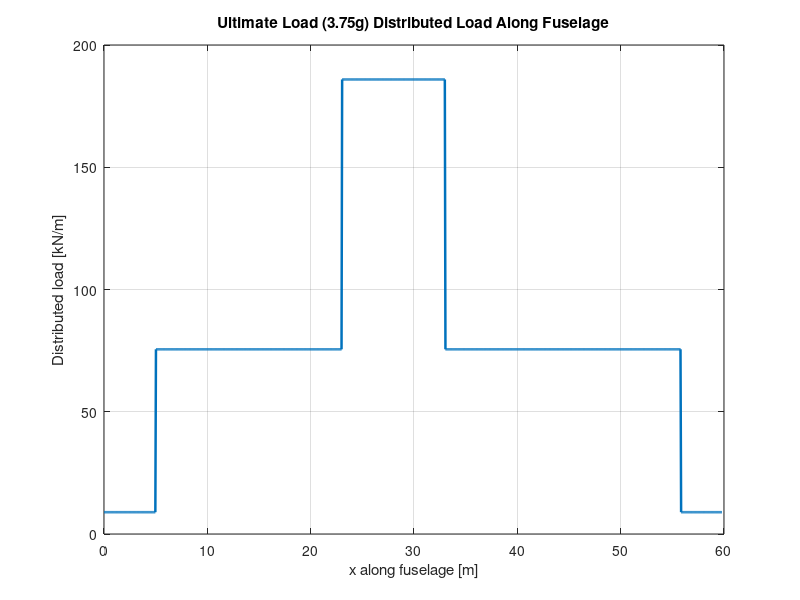
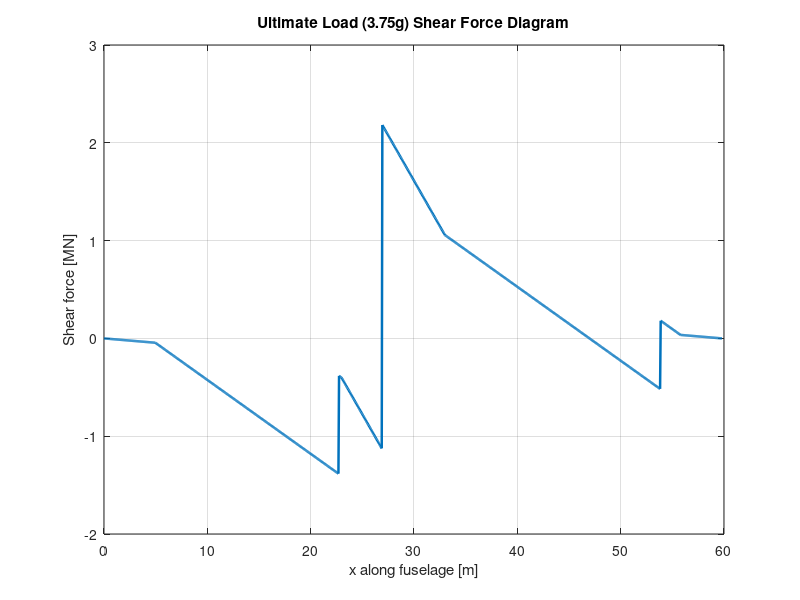
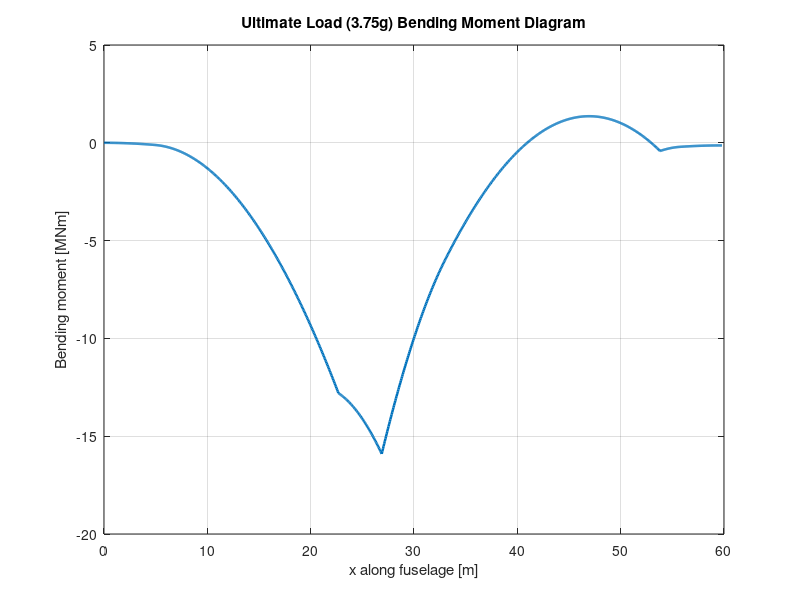
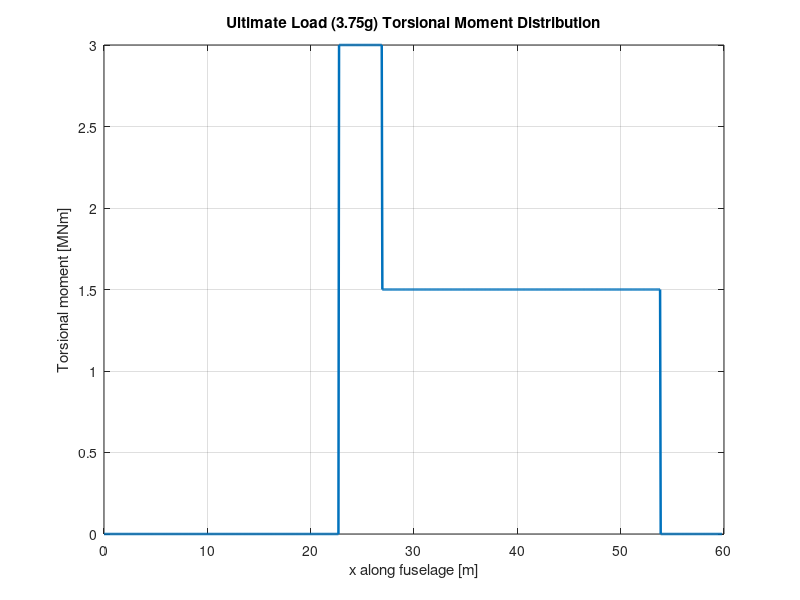

MATLAB code to generate these figures, in order:
%% CLASS II.5 FUSELAGE MODEL - ULTIMATE LOAD CASE
% TBW Configuration A
% First physics-based fuselage beam + skin sizing model

clear; clc; close all;

%% ---------------- GEOMETRY ----------------
Lf = 59.8;              % fuselage length [m]
D  = 5.57;              % fuselage diameter [m]
r  = D/2;               % fuselage radius [m]
Sf = pi * D * Lf;       % fuselage wetted area [m^2]

%% ---------------- MASSES ----------------
m_fus = 14508.29;       % fuselage mass from Class II [kg]
m_payload = 92000;      % payload per aircraft [kg]

%% ---------------- CONSTANTS ----------------
g = 9.81;               % gravity [m/s^2]
n_limit = 2.5;          % limit load factor
SF_ult  = 1.5;          % ultimate safety factor
n = n_limit * SF_ult;   % ultimate load factor = 3.75

%% ---------------- POSITIONS ----------------
% Cargo region
x_cargo_start = 5.0;    % [m]
x_cargo_end   = 55.8;   % [m]
L_cargo       = x_cargo_end - x_cargo_start;

% Main load points (first assumptions)
x_wing  = 0.45 * Lf;    % wing box location [m]
x_truss = 0.38 * Lf;    % TBW truss location [m]
x_tail  = 0.90 * Lf;    % tail load location [m]

%% ---------------- DISCRETISATION ----------------
Nx = 1000;
x = linspace(0, Lf, Nx);
dx = x(2) - x(1);

%% ---------------- AUXILIARY FUEL LOAD REPRESENTATION ----------------
% Auxiliary fuel represented as a distributed underfloor load
% Tank region provided by Mass & Stability team

x_atank_start = 23.0;                 % [m]
x_atank_end   = 33.0;                 % [m]
L_atank       = x_atank_end - x_atank_start;      % [m]
x_atank_centre = 0.5 * (x_atank_start + x_atank_end);

m_fuel_aux = 30000;                   % [kg] auxiliary fuel mass
rho_fuel = 800;                       % [kg/m^3] Jet-A1
V_fuel_aux = m_fuel_aux / rho_fuel;   % [m^3]

A_atank_use = V_fuel_aux / L_atank;   % [m^2] equivalent required area
m_tank_integration = 800;    % [kg] structural allowance for auxiliary tank system

%% ---------------- DISTRIBUTED LOADS ----------------
% Fuselage self-weight distributed over entire fuselage
w_fus = (m_fus * g * n) / Lf;      % [N/m]

% Payload distributed only over cargo region
payload_per_m = (m_payload * g * n) / L_cargo;   % [N/m]

w_pay = zeros(size(x));
w_pay(x >= x_cargo_start & x <= x_cargo_end) = payload_per_m;

% Auxiliary fuel distributed over auxiliary tank region
aux_fuel_per_m = (m_fuel_aux * g * n) / L_atank;   % [N/m]

w_afuel = zeros(size(x));
w_afuel(x >= x_atank_start & x <= x_atank_end) = aux_fuel_per_m;

% Total distributed load (downward)
w_total = w_fus + w_pay + w_afuel;   % [N/m]

%% ---------------- TOTAL DOWNWARD LOAD ----------------
W_total = trapz(x, w_total);       % [N]

% Resultant location of distributed load
x_resultant = trapz(x, w_total .* x) / W_total;   % [m]

%% ---------------- POINT LOADS ----------------
% First-pass assumption: truss carries 20% of total downward load
F_truss = 0.20 * W_total;    % upward [N]

% Solve for F_wing and F_tail using:
% 1) Sum of vertical forces = 0
% 2) Sum of moments about nose = 0
%
% F_wing + F_tail + F_truss = W_total
% F_wing*x_wing + F_tail*x_tail + F_truss*x_truss = W_total*x_resultant

A = [1 1;
     x_wing x_tail];

b = [W_total - F_truss;
     W_total * x_resultant - F_truss * x_truss];

sol = A \ b;

F_wing = sol(1);   % [N]
F_tail = sol(2);   % [N]

%% ---------------- SHEAR FORCE ----------------
V = zeros(size(x));

for i = 2:length(x)
    % distributed load contribution (downward)
    V(i) = V(i-1) - w_total(i) * dx;

    % add point loads when crossing locations
    if x(i-1) < x_truss && x(i) >= x_truss
        V(i) = V(i) + F_truss;
    end

    if x(i-1) < x_wing && x(i) >= x_wing
        V(i) = V(i) + F_wing;
    end

    if x(i-1) < x_tail && x(i) >= x_tail
        V(i) = V(i) + F_tail;
    end
end

%% ---------------- BENDING MOMENT ----------------
M = zeros(size(x));

for i = 2:length(x)
    M(i) = M(i-1) + V(i) * dx;
end
%% ---------------- TORSION LOAD CASE ----------------
% Simple first-pass torsion case representing asymmetric wing/truss loading

T = zeros(size(x));

T_applied = 3.0e6;    % [Nm] first-pass torsional moment

for i = 1:length(x)
    if x(i) >= x_truss && x(i) <= x_wing
        T(i) = T_applied;
    elseif x(i) > x_wing && x(i) <= x_tail
        T(i) = 0.5 * T_applied;
    else
        T(i) = 0;
    end
end

[Tmax, idxT] = max(abs(T));
x_Tmax = x(idxT);
%% ---------------- CHECKS ----------------
sumF = F_wing + F_tail + F_truss - W_total;
sumM = F_wing*x_wing + F_tail*x_tail + F_truss*x_truss - W_total*x_resultant;

%% ---------------- RESULTS ----------------
[Vmax, idxV] = max(abs(V));
[Mmax, idxM] = max(abs(M));

x_Vmax = x(idxV);
x_Mmax = x(idxM);

fprintf('\n--- Ultimate Load Fuselage Beam Model (3.75g) ---\n');
fprintf('Fuselage length              = %.2f m\n', Lf);
fprintf('Fuselage diameter            = %.2f m\n', D);
fprintf('Fuselage mass                = %.2f kg\n', m_fus);
fprintf('Payload mass                 = %.2f kg\n', m_payload);
fprintf('Total downward load          = %.2f MN\n', W_total/1e6);
fprintf('Distributed load resultant   = %.2f m\n', x_resultant);
fprintf('Wing reaction                = %.2f MN\n', F_wing/1e6);
fprintf('Truss reaction               = %.2f MN\n', F_truss/1e6);
fprintf('Tail load                    = %.2f MN\n', F_tail/1e6);
fprintf('Maximum shear force          = %.2f MN at x = %.2f m\n', Vmax/1e6, x_Vmax);
fprintf('Maximum bending moment       = %.2f MNm at x = %.2f m\n', Mmax/1e6, x_Mmax);
fprintf('Maximum torsional moment     = %.2f MNm at x = %.2f m\n', Tmax/1e6, x_Tmax);
fprintf('Force balance check          = %.6f N\n', sumF);
fprintf('Moment balance check         = %.6f Nm\n', sumM);
fprintf('Shear at end                 = %.6f N\n', V(end));
fprintf('Moment at end                = %.6f Nm\n', M(end));

%% ---------------- PLOTS ----------------
figure;
plot(x, w_total/1e3, 'LineWidth', 1.8);
grid on;
xlabel('x along fuselage [m]');
ylabel('Distributed load [kN/m]');
title('Ultimate Load (3.75g) Distributed Load Along Fuselage');

figure;
plot(x, V/1e6, 'LineWidth', 1.8);
grid on;
xlabel('x along fuselage [m]');
ylabel('Shear force [MN]');
title('Ultimate Load (3.75g) Shear Force Diagram');

figure;
plot(x, M/1e6, 'LineWidth', 1.8);
grid on;
xlabel('x along fuselage [m]');
ylabel('Bending moment [MNm]');
title('Ultimate Load (3.75g) Bending Moment Diagram');

figure;
plot(x, T/1e6, 'LineWidth', 1.8);
grid on;
xlabel('x along fuselage [m]');
ylabel('Torsional moment [MNm]');
title('Ultimate Load (3.75g) Torsional Moment Distribution');

%% ---------------- STRESS, THICKNESS & PRESSURISATION ----------------
% More conservative structural assumptions
K_d = 1.12;                    % damage factor
sigma_allow_base = 100e6;      % base allowable stress [Pa]
sigma_allow = sigma_allow_base / K_d;   % effective allowable stress [Pa]
delta_p = 70e3;                % cabin pressure difference [Pa]

% Bending thickness distribution
M_abs = abs(M);
t_bending = M_abs ./ (pi * r^2 * sigma_allow);

% Pressurisation thickness (constant along fuselage)
t_press = (delta_p * r) / sigma_allow;
t_press_dist = t_press * ones(size(x));
% Torsion thickness distribution (thin-walled circular tube)
T_abs = abs(T);
t_torsion = T_abs ./ (2 * pi * r^2 * sigma_allow);

% Minimum manufacturing thickness
t_min = 1.5e-3;   % 1.5 mm

% Final required thickness
t_req = max([t_bending; t_press_dist; t_torsion], [], 1);
t_req(t_req < t_min) = t_min;

% Key outputs
fprintf('\n--- Thickness Results ---\n');
fprintf('Damage factor K_d            = %.2f\n', K_d);
fprintf('Effective allowable stress   = %.2f MPa\n', sigma_allow/1e6);
fprintf('Max bending thickness        = %.2f mm\n', max(t_bending)*1000);
fprintf('Pressurisation thickness     = %.2f mm\n', t_press*1000);
fprintf('Max torsion thickness        = %.2f mm\n', max(t_torsion)*1000);
fprintf('Final thickness              = %.2f mm\n', max(t_req)*1000);
%% ---------------- BUCKLING CHECK (ULTIMATE LOAD CASE) ----------------
% Simple flat-panel buckling approximation for fuselage skin between stiffeners

E = 73.1e9;        % Young's modulus for Al 2024-T3 [Pa]
nu = 0.33;         % Poisson's ratio [-]
k_buckling = 4.0;  % simple buckling coefficient
b_panel = 0.15;    % assumed panel width between stiffeners [m]

% Use governing thickness from ultimate load case 
t_panel = max(t_req);   % [m]

% Critical buckling stress
sigma_cr = k_buckling * (pi^2 * E / (12 * (1 - nu^2))) * (t_panel / b_panel)^2;

% Actual maximum bending stress using governing thickness
I_shell = pi * r^3 * t_panel;          % thin circular shell approximation
sigma_actual = Mmax * r / I_shell;     % [Pa]

fprintf('\n--- Buckling Check ---\n');
fprintf('Assumed panel width b        = %.3f m\n', b_panel);
fprintf('Panel thickness t            = %.3f mm\n', t_panel*1000);
fprintf('Critical buckling stress     = %.2f MPa\n', sigma_cr/1e6);
fprintf('Actual bending stress        = %.2f MPa\n', sigma_actual/1e6);

if sigma_cr > sigma_actual
    fprintf('Buckling check               = PASS\n');
else
    fprintf('Buckling check               = FAIL\n');
end
%% ---------------- BENDING & TORSIONAL STIFFNESS ----------------
% Thin circular shell approximations
% Material: Aluminum 2024-T3

E  = 73.1e9;     % [Pa] Young's modulus
nu = 0.33;       % [-] Poisson's ratio
G  = 28.0e9;     % [Pa] shear modulus for AI 2024-T3 

% Distribution using final required thickness
I_dist = pi * r^3 .* t_req;        % second moment of area [m^4]
J_dist = 2 * pi * r^3 .* t_req;    % torsional constant [m^4]

EI_dist = E .* I_dist;             % bending stiffness [N m^2]
GJ_dist = G .* J_dist;             % torsional stiffness [N m^2]

% Governing / representative values
EI_max = max(EI_dist);
EI_min = min(EI_dist);
GJ_max = max(GJ_dist);
GJ_min = min(GJ_dist);

fprintf('\n--- Stiffness Results ---\n');
fprintf('Shear modulus G              = %.2e Pa\n', G);
fprintf('Maximum EI                   = %.2e N m^2\n', EI_max);
fprintf('Minimum EI                   = %.2e N m^2\n', EI_min);
fprintf('Maximum GJ                   = %.2e N m^2\n', GJ_max);
fprintf('Minimum GJ                   = %.2e N m^2\n', GJ_min);

% Representative stiffness at critical section (where bending moment is max)
I_crit = pi * r^3 * t_req(idxM);
J_crit = 2 * pi * r^3 * t_req(idxM);

EI_crit = E * I_crit;
GJ_crit = G * J_crit;

fprintf('Critical-section EI          = %.2e N m^2\n', EI_crit);
fprintf('Critical-section GJ          = %.2e N m^2\n', GJ_crit);

%% ---------------- STIFFNESS PLOTS ----------------
figure;
plot(x, EI_dist, 'LineWidth', 1.8);
grid on;
xlabel('x along fuselage [m]');
ylabel('EI [N m^2]');
title('Bending Stiffness Distribution Along Fuselage');

figure;
plot(x, GJ_dist, 'LineWidth', 1.8);
grid on;
xlabel('x along fuselage [m]');
ylabel('GJ [N m^2]');
title('Torsional Stiffness Distribution Along Fuselage');
%% ---------------- THICKNESS PLOTS ----------------
figure;
plot(x, t_bending*1000, 'LineWidth', 1.8);
grid on;
xlabel('x along fuselage [m]');
ylabel('Thickness [mm]');
title('Bending Thickness Distribution Ultimate Load (3.75g)');

figure;
plot(x, t_req*1000, 'LineWidth', 1.8);
grid on;
xlabel('x along fuselage [m]');
ylabel('Thickness [mm]');
title('Final Fuselage Thickness (Ultimate Load (3.75g): Bending + Pressure + Torsion)');
%% ---------------- DOOR MODEL (CARGO-BASED) ----------------

x_door_start = 8.0;      % [m]
x_door_end   = 13.2;     % [m]

door_length  = x_door_end - x_door_start;   % ~5.2 m
door_width   = 2.7;      % [m]
door_height  = 2.0;      % [m]

door_side = 'Left';   % cargo door location (industry standard)

% Structural mass estimates
m_door_panel = 400;    % [kg]
m_door_reinf = 600;    % [kg]
m_door_total = m_door_panel + m_door_reinf;

fprintf('\n--- Door Model ---\n');
fprintf('Door location            = %.2f m to %.2f m\n', x_door_start, x_door_end);
fprintf('Door length              = %.2f m\n', door_length);
fprintf('Door size (W x H)        = %.2f m x %.2f m\n', door_width, door_height);
fprintf('Door side                = %s\n', door_side);
fprintf('Door mass added          = %.2f kg\n', m_door_total);

fprintf('\n--- Auxiliary Fuel Load Representation ---\n');
fprintf('Auxiliary tank start         = %.2f m\n', x_atank_start);
fprintf('Auxiliary tank end           = %.2f m\n', x_atank_end);
fprintf('Auxiliary tank length        = %.2f m\n', L_atank);
fprintf('Auxiliary tank centre        = %.2f m\n', x_atank_centre);
fprintf('Auxiliary fuel mass          = %.2f kg\n', m_fuel_aux);
fprintf('Auxiliary fuel volume        = %.2f m^3\n', V_fuel_aux);
fprintf('Equivalent required area     = %.2f m^2\n', A_atank_use);

%% ---------------- MASS CALCULATION ----------------
rho = 2780;                     % aluminium density [kg/m^3]
circumference = 2 * pi * r;     % [m]

% Skin-only mass
dm = rho * circumference .* t_req * dx;
m_fus_skin = sum(dm);

fprintf('\n--- Mass Result ---\n');
fprintf('Class II.5 skin-only fuselage mass = %.2f kg\n', m_fus_skin);

frame_spacing = 0.5;      % [m]
stringer_spacing = 0.15;  % [m]

%% ---------------- DIRECT STRUCTURAL MASS BUILD-UP ----------------

% ---------- STRINGERS ----------
N_stringers = round((2*pi*r) / stringer_spacing);
A_stringer = 1.5e-4;    % [m^2]
L_stringer = 0.90 * Lf;

m_stringers = N_stringers * A_stringer * L_stringer * rho;

% ---------- LONGERONS ----------
N_longerons = 4;
A_longeron = 8.0e-4;     % [m^2]
L_longeron = 0.90 * Lf;

m_longerons = N_longerons * A_longeron * L_longeron * rho;

% ---------- FRAMES / CIRCULAR RINGS ----------
N_frames = floor(Lf / frame_spacing) + 1;
m_per_frame = 20;        % [kg]

m_frames = N_frames * m_per_frame;

% ---------- BULKHEADS ----------
N_bulkheads = 3;
m_per_bulkhead = 120;    % [kg]

m_bulkheads = N_bulkheads * m_per_bulkhead;

% ---------- CARGO FLOOR ----------
m_floor_panel = 1000;      % [kg] floor panels + pallet rails
m_floor_support = 800;     % [kg] floor beams + supports + attachments
m_floor = m_floor_panel + m_floor_support;

% ---------- LOCAL REINFORCEMENT ----------
m_truss_reinf = 250;
m_wingbox_reinf = 350;
m_tail_reinf = 150;

m_local_reinf = m_truss_reinf + m_wingbox_reinf + m_tail_reinf;

% ---------- TOTAL FUSELAGE MASS ----------
m_fus_total = m_fus_skin + m_stringers + m_longerons + m_frames + m_bulkheads + m_floor + m_door_total + m_local_reinf + m_tank_integration;

fprintf('\n--- Direct Structural Mass Build-Up ---\n');
fprintf('Assumed frame spacing              = %.2f m\n', frame_spacing);
fprintf('Assumed stringer spacing           = %.2f m\n', stringer_spacing);
fprintf('Skin mass                          = %.2f kg\n', m_fus_skin);
fprintf('Stringer mass                      = %.2f kg\n', m_stringers);
fprintf('Longeron mass                      = %.2f kg\n', m_longerons);
fprintf('Frame mass                         = %.2f kg\n', m_frames);
fprintf('Bulkhead mass                      = %.2f kg\n', m_bulkheads);
fprintf('Cargo floor panel mass             = %.2f kg\n', m_floor_panel);
fprintf('Cargo floor support mass           = %.2f kg\n', m_floor_support);
fprintf('Total cargo floor mass             = %.2f kg\n', m_floor);
fprintf('Door + door reinforcement mass     = %.2f kg\n', m_door_total);
fprintf('Local reinforcement mass           = %.2f kg\n', m_local_reinf);
fprintf('Fuel tank integration mass         = %.2f kg\n', m_tank_integration);
fprintf('Direct total fuselage mass         = %.2f kg\n', m_fus_total);
%% ---------------- OPTIONAL MASS DISTRIBUTION PLOTS ----------------
m_per_length = rho * circumference .* t_req;   % kg/m
m_cumulative = cumsum(dm);                     % kg

figure;
plot(x, m_per_length, 'LineWidth', 1.8);
grid on;
xlabel('x along fuselage [m]');
ylabel('Mass per unit length [kg/m]');
title('Fuselage Mass Distribution Along Length');

figure;
plot(x, m_cumulative, 'LineWidth', 1.8);
grid on;
xlabel('x along fuselage [m]');
ylabel('Cumulative mass [kg]');
title('Cumulative Fuselage Mass Along Length');
